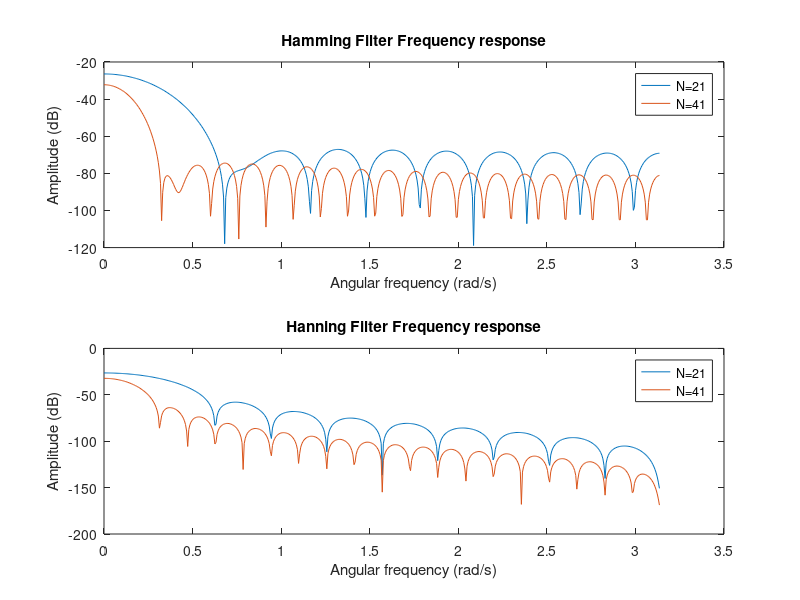
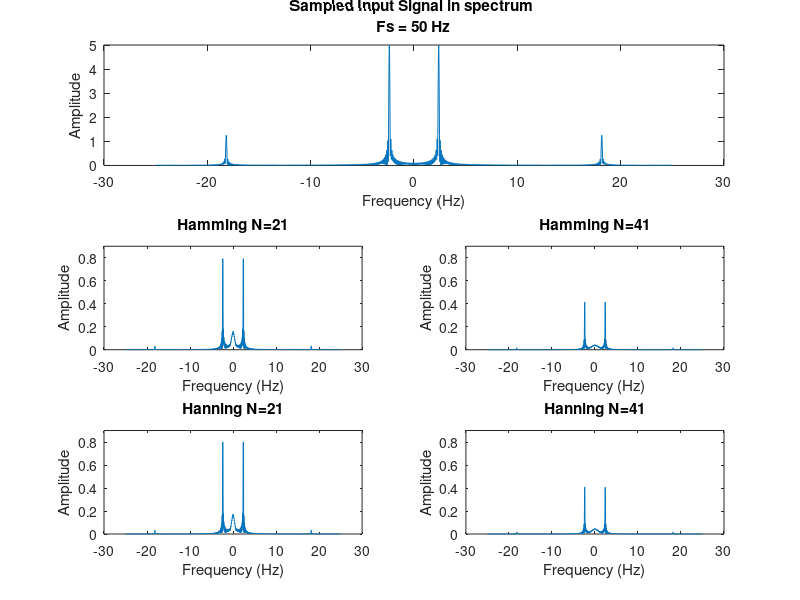
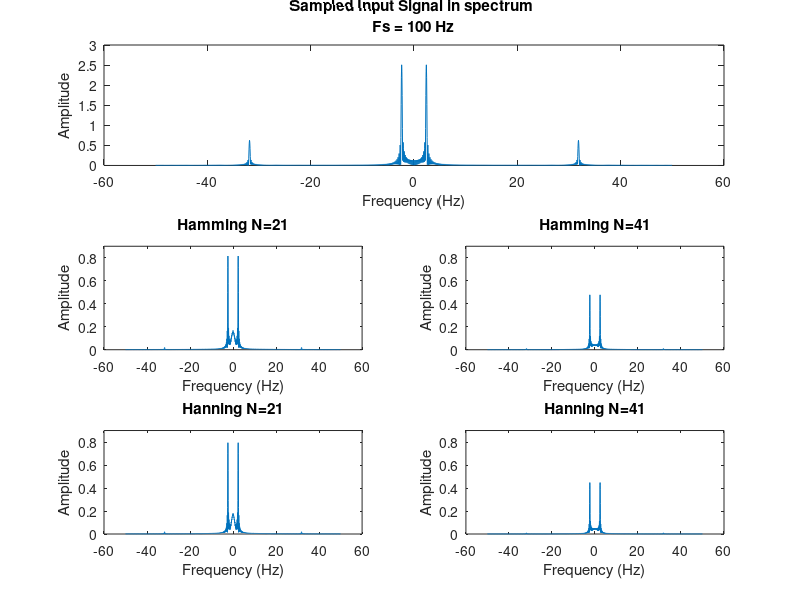

Reproduce these figures in MATLAB, in order.
close all;
clear all;
clc

wc = 0.5*pi;
Fs = 0.1*10^3;

% lengths
N1 = 21;
N2 = 41;

% Digital frequency
f_cutoff = wc/(2*pi);
wc_dig = f_cutoff/(Fs/2);

% Create windows
win_ham_1 = hamming(N1);
win_ham_2 = hamming(N2);
win_han_1 = hann(N1);
win_han_2 = hann(N2);

% low pass filter construction
    % Hamming
lp1_ham = fir1(N1-1, wc_dig, win_ham_1);
lp2_ham = fir1(N2-1, wc_dig, win_ham_2);
    % Hanning
lp1_han = fir1(N1-1, wc_dig, win_han_1);
lp2_han = fir1(N2-1, wc_dig, win_han_2);

% Filter frequency response
[H_z_ham1 , w1] = freqz(lp1_ham, N1);
[H_z_ham2 , w2] = freqz(lp2_ham, N2);
[H_z_han1 , w3] = freqz(lp1_han, N1);
[H_z_han2 , w4] = freqz(lp2_han, N2);

figure('Name', 'Frequency response LPF')
subplot(2,1,1)
plot(w1, 20*log10(abs(H_z_ham1)));
hold on;
plot(w2, 20*log10(abs(H_z_ham2)));
hold off;
title('Hamming Filter Frequency response');
ylabel('Amplitude (dB)')
xlabel('Angular frequency (rad/s)')
legend('N=21', 'N=41')

subplot(2,1,2)
plot(w3, 20*log10(abs(H_z_han1)));
hold on;
plot(w4, 20*log10(abs(H_z_han2)));
hold off;
title('Hanning Filter Frequency response');
ylabel('Amplitude (dB)')
xlabel('Angular frequency (rad/s)')
legend('N=21', 'N=41')

% Create signal x(t)
fs_arr = [50 100];

for fs=fs_arr;
    Ts = 1 / fs;
    ns = 500;
    t = 0:Ts:(ns-1)*Ts;

    x = sin(15*t) + 0.25*sin(200*t);

    % Filter signal_1 using the digital LPF
    y1_ham = filter(abs(H_z_ham1), 1, x);
    y2_ham = filter(abs(H_z_ham2), 1, x);

    y1_han = filter(abs(H_z_han1), 1, x);
    y2_han = filter(abs(H_z_han2), 1, x);

    % Number of samples for fft
    NFFT = 2048;

    % frequency axis
    f = fs*(-NFFT/2:NFFT/2-1)/NFFT;

    % fourier transform
    x_F = fftshift(fft(x,NFFT)*Ts);

    % fourier transform with filters
    y1_ham_F = fftshift(fft(y1_ham,NFFT)*Ts);
    y2_ham_F = fftshift(fft(y2_ham,NFFT)*Ts);
    y1_han_F = fftshift(fft(y1_han,NFFT)*Ts);
    y2_han_F = fftshift(fft(y2_han,NFFT)*Ts);

    % Plot filtered signal_1 sampled
    fig = figure('Name','1.Sampled Input Signal before/after filter in spectrum');
    subplot(3,2,[1 2])
    plot(f, abs(x_F));
    title(sprintf('Sampled Input Signal in spectrum \nFs = %d Hz', fs));
    hold on;
    ylabel('Amplitude')
    xlabel('Frequency (Hz)');
    
    subplot(3,2,3)
    plot(f, abs(y1_ham_F));
    hold on;
    ylabel('Amplitude')
    xlabel('Frequency (Hz)');
    title('Hamming N=21');
    ylim([0 0.9])
    subplot(3,2,4)
    plot(f, abs(y2_ham_F));
    hold on;
    ylabel('Amplitude')
    xlabel('Frequency (Hz)');
    title('Hamming N=41');
    ylim([0 0.9])
    subplot(3,2,5)
    plot(f, abs(y1_han_F));
    hold on;
    ylabel('Amplitude')
    xlabel('Frequency (Hz)');
    title('Hanning N=21');
    ylim([0 0.9])
    subplot(3,2,6)
    plot(f, abs(y2_han_F));
    hold on;
    ylabel('Amplitude')
    xlabel('Frequency (Hz)');
    title('Hanning N=41');
    ylim([0 0.9])
    set(fig,'Position',[0 0 1150 800]);
end